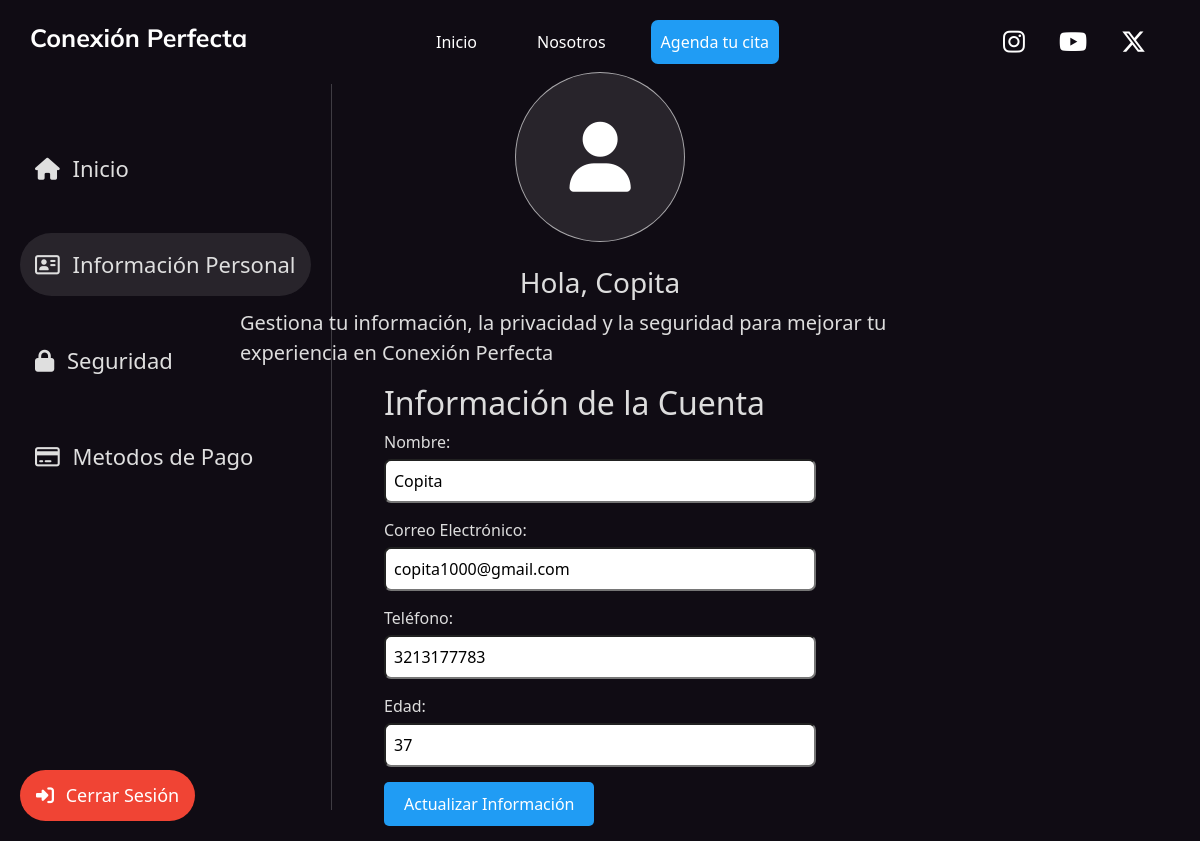
Screenshot of /View/html/update.php (signed in) with the database file from the repository.
### tables this page shows
CREATE TABLE `usuarios` (
  `UserID` int(11) NOT NULL,
  `Nombre` varchar(255) NOT NULL,
  `CorreoElectronico` varchar(255) NOT NULL,
  `Usu_clave` varchar(100) NOT NULL,
  `Telefono` varchar(20) DEFAULT NULL,
  `Edad` int(11) DEFAULT NULL,
  `NivelJuego` enum('Principiante','Intermedio','Avanzado') DEFAULT NULL,
  `id_rol_fk` int(1) NOT NULL
);

### View/html/update.php (the view, shortened to what this page needs)
<?php
require_once '../../Model/conection.php';
$userID = $_SESSION['user_id'];
$conexion = new conectar();
$conn = $conexion->conectarse();
try {
    $stmt = $conn->prepare("SELECT * FROM usuarios WHERE UserID = ?");
    $stmt->bindParam(1, $userID, PDO::PARAM_INT);
    $stmt->execute();
    if ($stmt->rowCount() > 0) {
        $usuario = $stmt->fetch(PDO::FETCH_ASSOC);
    } else {
        header("Location: ../../login.php");
        exit();
    }
} catch (PDOException $e) {
    echo "Error: " . $e->getMessage();
}
?>
<!DOCTYPE html>
<html lang="es">
<head>
    <link rel="stylesheet" href="../css/style_account.css">
    <link rel="stylesheet" href="https://cdnjs.cloudflare.com/ajax/libs/font-awesome/6.5.2/css/all.min.css">
    <link href="https://cdn.jsdelivr.net/npm/bootstrap@5.3.3/dist/css/bootstrap.min.css" rel="stylesheet">
</head>
<body>
    <header class="header">
        <nav class="navegation">
            <h2 class="logo">Conexión Perfecta</h2>
            <div class="info">
                <a class="in in1" href="../../index.php">Inicio</a>
                <a class="in in2" href="#">Nosotros</a>
                <a class="in in3" href="agendar.php">Agenda tu cita</a>
            </div>
            <div class="social">
                <a href="https://www.instagram.com/juan.no.15/" target="_blank" class="hover:underline me-4 md:me-6"><i class="fa-brands fa-instagram"></i></a>
                <a href="http://www.youtube.com/@juandavidmalaverorganista8132" target="_blank" class="hover:underline me-4 md:me-6"><i class="fa-brands fa-youtube"></i></a>
                <a href="https://twitter.com/JUANDAVIDMALA12" target="_blank" class="hover:underline me-4 md:me-6"><i class="fa-brands fa-x-twitter"></i></a>
            </div>
        </nav>
    </header>
    <div class="principal">
        <div class="vaxis"></div>
        <div class="menulateral">
            <div class="informacionusu">
                <a href="account.php" class="redcos1 redcos">
                    <div class="cosi1 cos"><i class="fa-solid fa-house recurs"></i> Inicio</div>
                </a>
                <a href="" class="redcos2 redcos">
                    <div class="cosi2 cos"><i class="fa-regular fa-address-card recurs"></i> Información Personal</div>
                </a>
                <a href="security.php" class="redcos3 redcos">
                    <div class="cosi3 cos"><i class="fa-solid fa-lock recurs"></i> Seguridad</div>
                </a>
                <a href="" class="redcos4 redcos">
                    <div class="cosi4 cos"><i class="fa-regular fa-credit-card recurs"></i> Metodos de Pago</div>
                </a>
            </div>
            <div class="infoxi">
                <a href="../../Controller/logout.php" class="logout"><div><i class="fa-solid fa-right-to-bracket recurs"></i> Cerrar Sesión</div></a>
            </div>
        </div>
        <div class="contenidousu">
            <div class="imgusu">
                <div class="fotoprin2">
                    <i class="fa-solid fa-user fotoprin"></i>
                </div>
                <br>
                <div class="usuario">
                    <?php if (isset($_SESSION['user_name'])): ?>
                        <h2 class="personac">Hola, <?php echo htmlspecialchars($_SESSION['user_name']); ?></h2>
                    <?php else: ?>
                        <h3></h3>
                    <?php endif; ?>
                </div>
                <p class="infox2">Gestiona tu información, la privacidad y la seguridad para mejorar tu experiencia en Conexión Perfecta</p>
            </div>
            <div class="contenusu2">
            <div class="containerxs">
        <h2>Información de la Cuenta</h2>
        <form action="../../Controller/update_account.php" method="POST">
            <div class="form-group">
                <label for="nombre">Nombre:</label>
                <input class="imforacup" type="text" id="nombre" name="nombre" value="<?php echo htmlspecialchars($usuario['Nombre']); ?>" required>
            </div>
            <div class="form-group">
                <label for="correo">Correo Electrónico:</label>
                <input class="imforacup" type="email" id="correo" name="correo" value="<?php echo htmlspecialchars($usuario['CorreoElectronico']); ?>" required>
            </div>
            <div class="form-group">
                <label for="telefono">Teléfono:</label>
                <input class="imforacup" type="text" id="telefono" name="telefono" value="<?php echo htmlspecialchars($usuario['Telefono']); ?>">
            </div>
            <div class="form-group">
                <label for="edad">Edad:</label>
                <input class="imforacup" type="number" id="edad" min="18" name="edad" value="<?php echo htmlspecialchars($usuario['Edad']); ?>">
            </div>
            <div class="form-group">
                <button type="submit">Actualizar Información</button>
            </div>
        </form>
    </div>
            </div>
            </div>
            <div class="vacio2"></div>
        </div>
</body>
</html>

### View/css/style_account.css (style rules this page uses)
body { background-color: #100c14 !important; }
.header { margin: 20px 30px 20px 30px; padding: 0; color: #fff; font-family: system-ui, -apple-system, BlinkMacSystemFont, 'Segoe UI', Roboto, Oxygen, Ubuntu, Cantarell, 'Open Sans', 'Helvetica Neue', sans-serif; }
.navegation { display: flex; align-items: center; }
.navegation .logo { flex: 0.2; font-size: 25px; font-family: "Mulish", sans-serif; font-optical-sizing: auto; font-weight: 700; font-style: normal; }
.navegation .info { flex: 0.6; display: flex; justify-content: center; align-items: center; }
.navegation .info .in { margin: 0px 30px 0px 30px; color: #fff; text-decoration: none; }
.navegation .info .in3 { background-color: #209cf4; padding: 10px; border-radius: 7px; margin: 0px 15px 0px 15px !important; }
.navegation .social { flex: 0.2; display: flex; justify-content: flex-end; }
.navegation .social a { font-size: 25px; margin: 0px 10px 0px 10px; color: #fff; text-decoration: none; }
.principal { display: flex; justify-content: center; flex-direction: row; align-items: center; width: 100%; height: 90.723vh; }
.menulateral { flex: 0.25; height: 90.723vh; border-right: 1px solid rgba(255, 255, 255, 0.2); display: flex; flex-direction: column; position: fixed; left: 0; }
.contenidousu { flex: 0.6; height: 90.723vh; display: flex; justify-content: center; align-items: center; flex-direction: column; }
.vaxis { flex: 0.2 !important; }
.informacionusu { padding: 20px; }
.fotoprin { font-size: 70px; padding: 10px 0px 10px 10px !important; color: #fff; }
.personac { font-size: 28px; color: #dddddd; }
.infox2 { font-size: 20px; color: #dddddd; }
.fotoprin2 { border-radius: 50%; width: 170px; height: 170px; color: #dfdfdf; border: 1px solid rgba(255, 255, 255, 0.6); background-color: rgba(255, 255, 255, 0.1); display: flex; justify-content: center; align-items: center; padding: 20px; }
.logout { justify-content: flex-end; }
.infoxi { bottom: 0; height: auto; position: fixed; top: auto; z-index: 2; display: flex; justify-content: center; align-items: center; padding: 20px; }
.imgusu { display: flex; justify-content: center; align-items: center; flex-direction: column; flex: 0.2; width: 100%; padding-top: 20px; }
.contenusu2 { flex: 0.8; width: 100%; display: flex; flex-direction: column }
.logout { background-color: #f04434; padding: 12px 16px 12px 16px; font-size: 18px; text-decoration: none; color: #fff; border-radius: 50px; }
.redcos { font-size: 22px; color: #dfdfdf; text-decoration: none; padding: 1px; }
.cos { padding: 15px; border-radius: 50px; transition: .2s; }
.cosi1 { background-color: rgba(255, 255, 255, 0.1); }
.recurs { padding-right: 7px; }
.vacio2 { flex: 0.2; }
.fa-user { padding-right: 10px !important; }

### View/html/update.php (style rules this page uses)
.containerxs { width: 60%; margin: auto; color: #dddddd; }
.form-group { margin-bottom: 15px; }
.form-group label { display: block; margin-bottom: 5px; }
.form-group input { width: 100%; padding: 8px; box-sizing: border-box; border-radius: 7px; }
.form-group button { padding: 10px 20px; background-color: #209cf4; color: #fff; border: none; cursor: pointer; border-radius: 5px; }
.cosi1 { background-color: transparent !important; }
.cosi2 { background-color: rgba(255, 255, 255, 0.1) !important; }
.vaxis { flex: 0.2 !important; width: 100%; height: 100%; }
.vacio2 { flex: 0.2 !important; width: 100%; height: 100%; }

### rows the page displays
usuarios: nombre "Copita", correo "copita1000@gmail.com", telefono "3213177783", edad "37"

### other values shown
$_SESSION['user_name'] "Copita"
